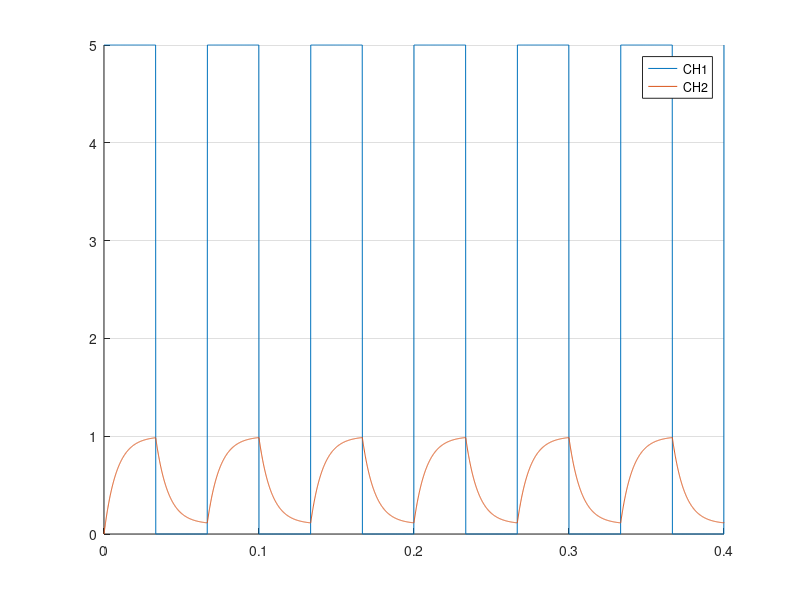

Recreate this plot in MATLAB.
pkg load signal
t = 0:0.0001:0.4;
ch1 = 2.5*square(t*15*2*pi) + 2.5;
sys = tf([1],[0.008 1]);
[ch2, _, _] = lsim(sys, ch1*0.9/5+0.1, t);
figure;
hold on;
plot(t, ch1, ";CH1;")
plot(t, ch2, ";CH2;")
grid on;